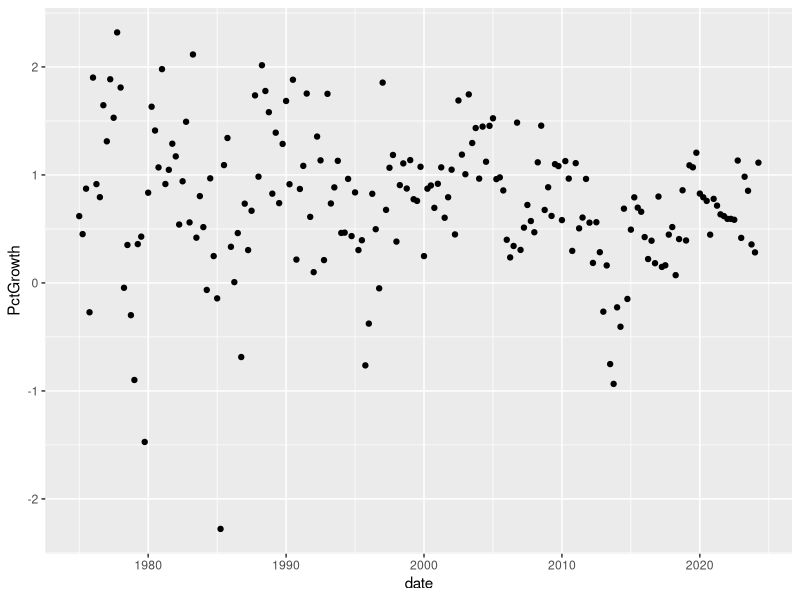
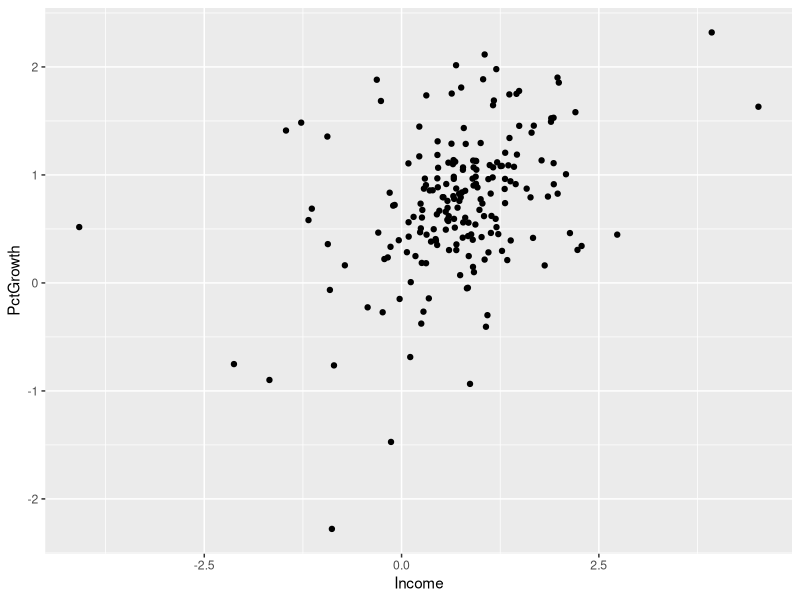
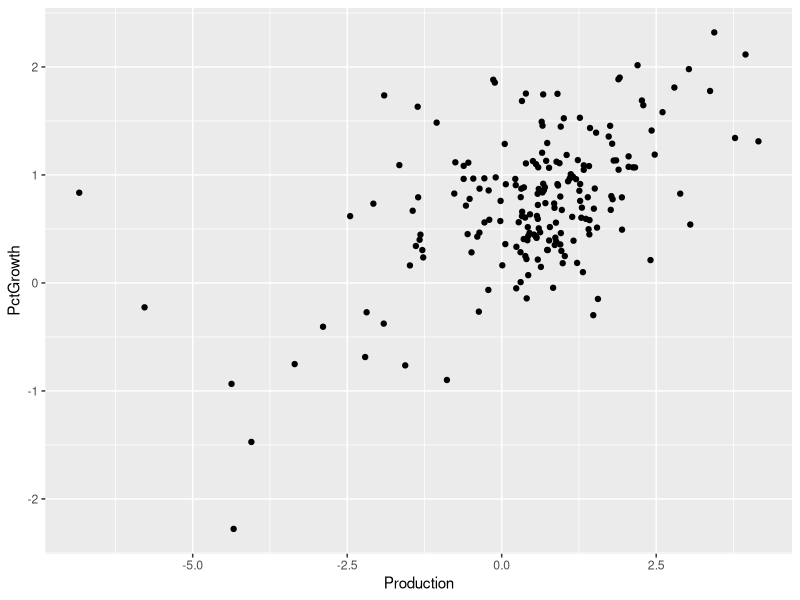
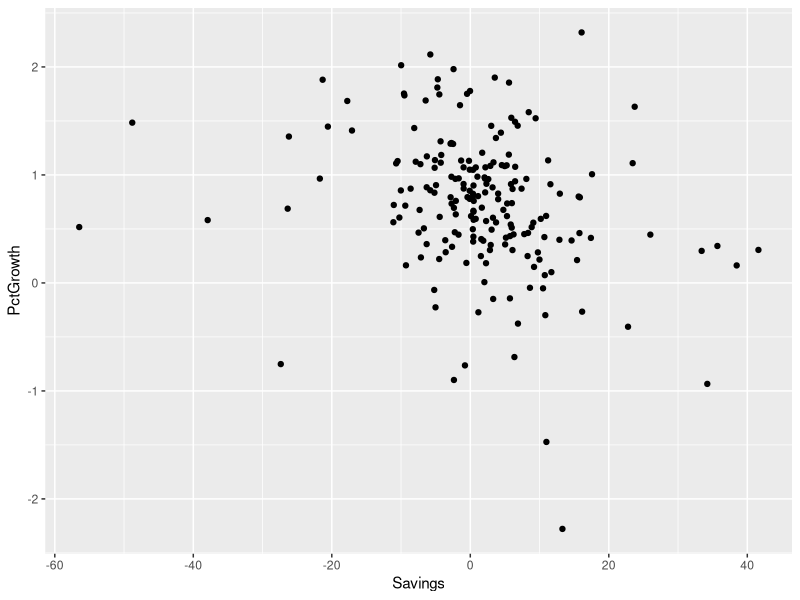
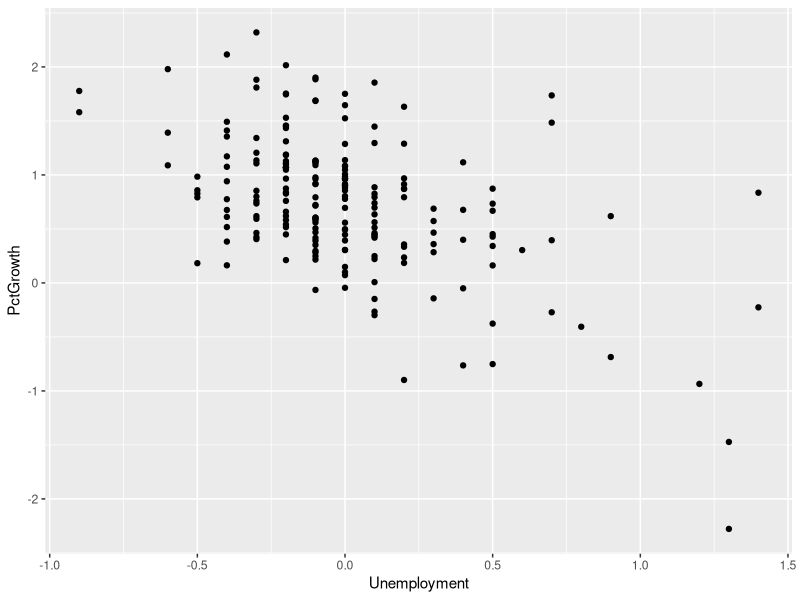

The R script that drew these images, in order:
## ---- chunk 1
library(tidyverse)
library(vroom)
library(zoo)
library(forecast)

data <- vroom('CompanyGrowth.csv')
data <- data %>%
  mutate(date = as.Date(as.yearqtr(paste(Year, Qrtr, sep = "-"))))
## ---- chunk 2
# growth stays about the same throughout
ggplot(data=data, aes(x=date, y=PctGrowth)) +
  geom_point()
# Change in Income
ggplot(data=data, aes(x=Income, y=PctGrowth)) +
  geom_point()
# Change in Production
ggplot(data=data, aes(x=Production, y=PctGrowth)) +
  geom_point()
# Change in Savings
ggplot(data=data, aes(x=Savings, y=PctGrowth)) +
  geom_point()
# Change in Unemployment
ggplot(data=data, aes(x=Unemployment, y=PctGrowth)) +
  geom_point()
## ---- chunk 3
    # basic linear model
    growth.lm <- lm(PctGrowth ~ Income + Production + Savings + Unemployment, data=data)

    # lm models for each predictor
    new_data <- data.frame(Year = 2025,
                           Qrtr = c(1,2,3,4))
    income.lm <- lm(Income~Year+Qrtr, data=data)
    income_lm_preds <- predict(income.lm, newdata = new_data)
    production.lm <- lm(Production~Year+Qrtr, data=data)
    production_lm_preds <- predict(production.lm, newdata = new_data)
    savings.lm <- lm(Savings~Year+Qrtr, data=data)
    savings_lm_preds <- predict(savings.lm, newdata = new_data)
    unemployment.lm <- lm(Unemployment~Year+Qrtr, data=data)
    unemployment_lm_preds <- predict(unemployment.lm, newdata = new_data)

    # predict growth
    growth_new_data <- data.frame(Income = income_lm_preds,
                                  Production = production_lm_preds,
                                  Savings = savings_lm_preds,
                                  Unemployment = unemployment_lm_preds)
    predict(growth.lm, growth_new_data)

    ## how well does our model predict
    # r^2
    summary(growth.lm)$r.squared
    # rmse
    rmse <- sqrt(mean(residuals(growth.lm)^2))
## ---- chunk 4
    # new linear model accounting for date features and with spline and what not

    # facebook prophet (maybe or maybe not this one because it won't account for other variables)
## ---- chunk 5
    # ARIMA
    ## Define response as time series object with a frequency S
    ts_data <- ts(data=data$PctGrowth, frequency=4)
    X_noInt <- model.matrix(growth.lm)[,-1]
    arima_model <- auto.arima(y=ts_data,xreg=X_noInt)
    summary(arima_model)
    coef(arima_model)
